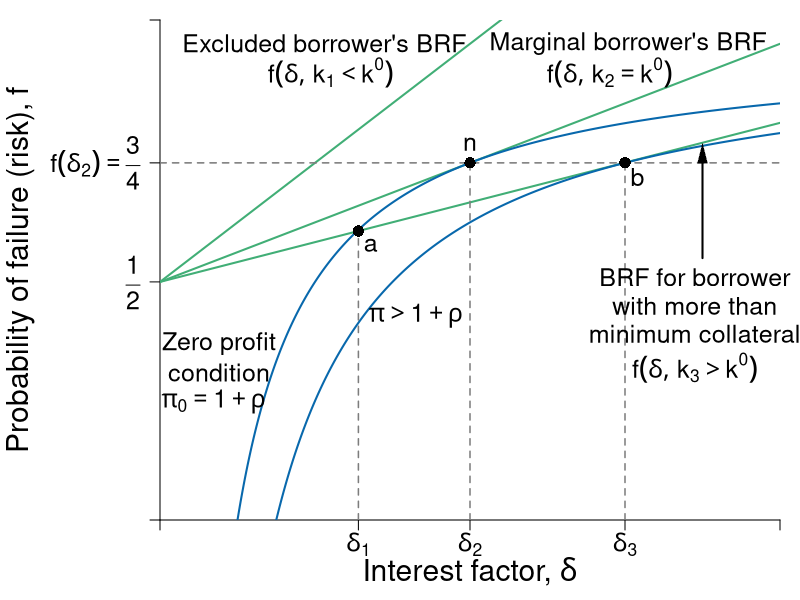

R code for this plot:
#Graph Designer: Simon Halliday, Harriet Brookes-Gray 
#Authors: Bowles, Foley and Halliday
#Title: Coordination, Conflict and Competition: A Text in Microeconomics

library(shape)
pdf(file = "credit/brf_equity.pdf", width = 8, height = 6)

#Set parameters for graphics
pointsize <- 1.8
axislabelsize <- 1.8
labelsize <- 1.5
namesize <- 1.8
annotatesize <- 1.5
graphlinewidth <- 2
segmentlinewidth <- 1.5

COL <- c("#7fc97f", "#beaed4", "#fdc086", "#ffff99", "#386cb0", "#f0027f", "#bf5b17", "#666666")
COLA <- c("#e0f3db", "#99d8c9","#66c2a4","#41ae76", "#238b45", "#005824")
COLB <- c("#c6dbef", "#4eb3d3", "#2b8cbe", "#0868ac","#084081")
COLC <- c("#fcfbfd", "#efedf5", "#dadaeb", "#bcbddc", "#9e9ac8", "#807dba", "#6a51a3", "#54278f", "#3f007d")
grays <- gray.colors(25, start = 1, end = 0)

#Edited the margins to cater for the larger LHS labels
par(mar =  c(4, 8, 1, 1))

brfFn <- function(delta, mu = 1, k = 1) {
  .5 + (delta / (2 * mu)) * (1 - k)
}

PCFn <- function(delta, mu = 1) {
  delta/mu
}

isoreturnFn <- function(delta, pi=0.125) {
  1 - (pi)/delta
}

yFn <- function(d1, f1, mu = 1){
  mu*f1*(1 - f1) - d1*(1 - f1)
}

ylow <- function(delta, mu = 1, ybar = 0.0625){
  (-sqrt(delta^2 - 2*delta*mu + mu^2 - 4*mu*ybar) + delta + mu)/(2*mu)
}

yhigh <- function(delta, mu = 1, ybar = 0.0625){
  (sqrt(delta^2 - 2*delta*mu + mu^2 - 4*mu*ybar) + delta + mu)/(2*mu)
}

xlims <- c(0, 2)
ylims <- c(0, 1.05)

npts <- 501 
d1 <- seq(xlims[1], xlims[2], length.out = npts)
f1 <- seq(ylims[1], ylims[2], length.out = npts) 
a <- c(0.0625)

plot(0, 0, xlim = xlims, ylim = ylims, type = "n",
     xlab = expression(paste("")),
     ylab = expression(paste("")), 
     xaxt = "n", 
     yaxt = "n", 
     cex.lab = axislabelsize, 
     bty = "n", 
     xaxs = "i", 
     yaxs = "i"
)


ticksy <- c(ylims[1], 0.5, 0.75, ylims[2])
ylabels <- c(NA, expression(paste(frac(1,2))), expression(paste(f(delta[2]) == frac(3,4))), NA)
ticksx <- c(xlims[1], 0.64, 1, 1.5, xlims[2])
xlabels <- c(NA, expression(paste(delta[1])),expression(paste(delta[2])), expression(paste(delta[3])), NA)

axis(1, at = ticksx, pos = 0, labels = xlabels, cex.axis = labelsize)
axis(2, at = ticksy, pos = 0, labels = ylabels, las = 1, cex.axis = labelsize)

npts <- 503 
xx1 <- seq(xlims[1], xlims[2], length.out = npts)

#Draw the graphs
lines(xx1, brfFn(xx1, k = 0), col = COLA[4], lwd = graphlinewidth)
lines(xx1, brfFn(xx1, k = 0.5), col = COLA[4], lwd = graphlinewidth)
lines(xx1, brfFn(xx1, k = 0.666), col = COLA[4], lwd = graphlinewidth)
lines(xx1, isoreturnFn(xx1, pi = 0.25), col = COLB[4], lwd = graphlinewidth)
lines(xx1, isoreturnFn(xx1, pi = 0.375), col = COLB[4], lwd = graphlinewidth)


#Axis labels
mtext(expression(paste("Interest factor, ", delta)), side = 1, line = 2.5, cex = axislabelsize)
text(-0.45, 0.5*(ylims[2]), expression(paste("Probability of failure (risk), ", f)), xpd = TRUE, cex = axislabelsize, srt = 90) 


segments(0, 0.75, xlims[2], 0.75, lty = 2, col = grays[20] , lwd = segmentlinewidth)



segments(1.5, 0, 1.5, brfFn(delta = 1.5, k = 0.666), lty = 2, col = grays[20] , lwd = segmentlinewidth)
points(1.5, brfFn(1.5, k = 0.666), pch = 16, col = "black", cex = 1.5)
text(1.5 + 0.04, brfFn(1.5, k = 0.666) - 0.03, expression(paste(b)), cex = labelsize)

segments(1, 0, 1, brfFn(delta = 1, k = 0.5), lty = 2, col = grays[20] , lwd = segmentlinewidth)
points(1, brfFn(1, k = 0.5), pch = 16, col = "black", cex = 1.5)
text(1, brfFn(1, k = 0.5) + 0.04, expression(paste(n)), cex = labelsize)

segments(0.64, 0, 0.64, brfFn(delta = 0.64, k = 0.666), lty = 2, col = grays[20] , lwd = segmentlinewidth)
points(0.64, brfFn(0.64, k = 0.666), pch = 16, col = "black", cex = 1.5)
text(0.64 + 0.04, brfFn(0.64, k = 0.666) - 0.03, expression(paste(a)), cex = labelsize)


text(0.53, 1, expression(paste("Excluded borrower's BRF")), cex = labelsize, xpd = TRUE)
text(0.55, 0.94, expression(paste(f(delta, k[1] < k^0))), cex = labelsize)

text(1.51, 1, expression(paste("Marginal borrower's BRF")), cex = labelsize, xpd = TRUE)
text(1.45, 0.94, expression(paste(f(delta, k[2] == k^0))), cex = labelsize)


text(1.725, 0.51, expression(paste("BRF for borrower")), cex = labelsize, xpd = TRUE)
text(1.725, 0.45, expression(paste("with more than")), cex = labelsize, xpd = TRUE)
text(1.725, 0.39, expression(paste("minimum collateral")), cex = labelsize, xpd = TRUE)
text(1.725, 0.32, expression(paste(f(delta, k[3] > k^0))), cex = labelsize, xpd = TRUE)
Arrows(1.75, 0.55, 1.75, 0.77, col = "black", lty = 1, lwd = 2, arr.type = "triangle", arr.lwd = 0.5)

text(0.825, 0.43, expression(paste(pi > 1 + rho)), cex = labelsize)

text(0.19, 0.37, expression(paste("Zero profit")), cex = labelsize)
text(0.19, 0.31, expression(paste("condition")), cex = labelsize)
text(0.1725, 0.25, expression(paste(pi[0] == 1 + rho)), cex = labelsize)


dev.off()
